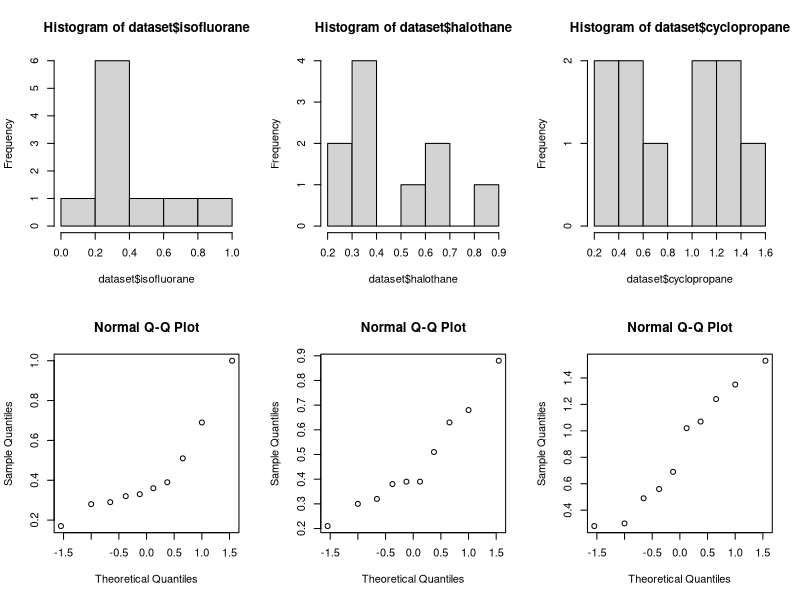

The R source for this figure:
setwd("S:/Shared/Documents/Study/VU/MSc Year 1/Experimental Design and Data Analysis/Assignments/Assignment 1")
dataset = read.table('./Datasets/dogs.txt', header = TRUE)
par(mfrow=c(2,3))

hist(dataset$isofluorane)
hist(dataset$halothane)
hist(dataset$cyclopropane)
qqnorm(dataset$isofluorane)
qqnorm(dataset$halothane)
qqnorm(dataset$cyclopropane)
